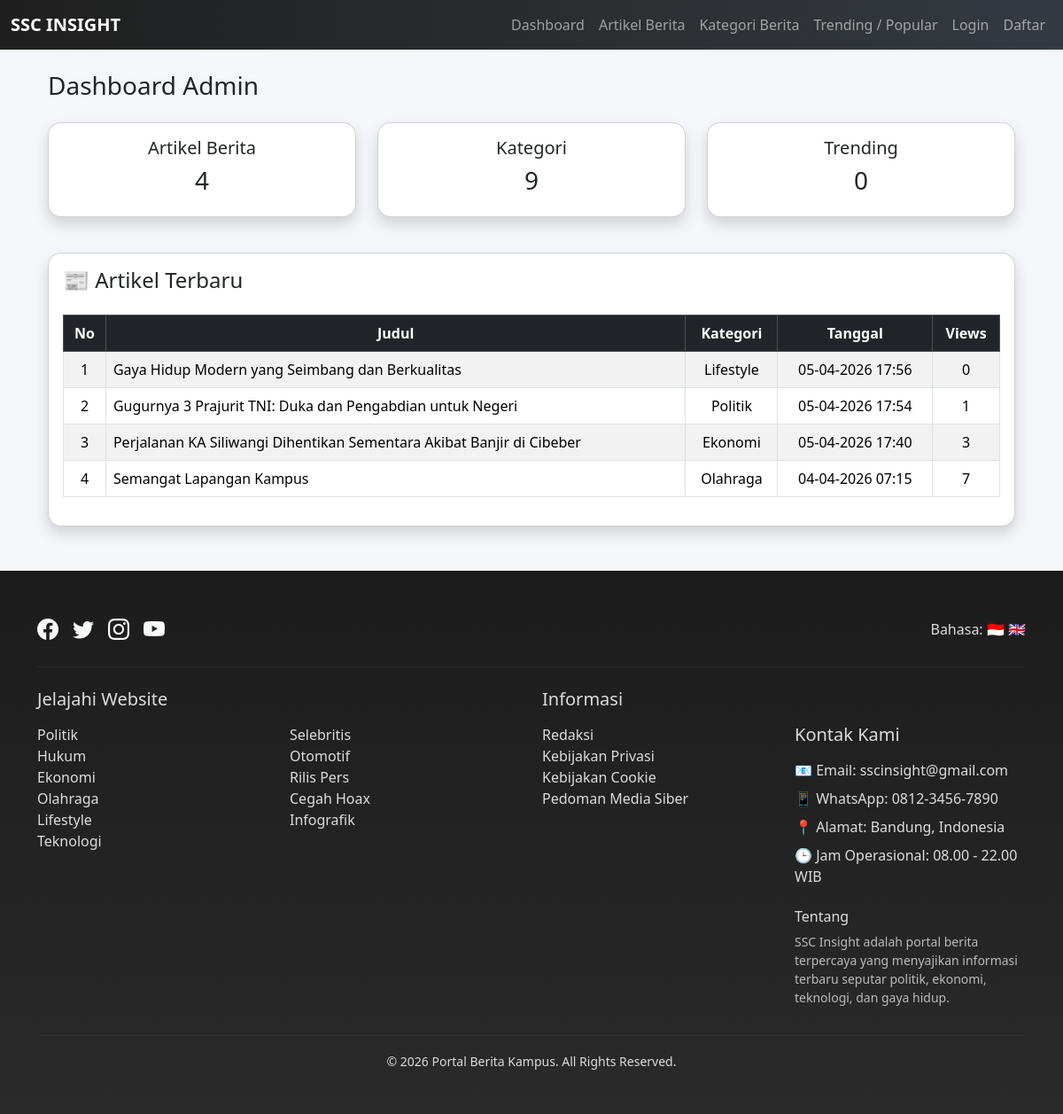
The page /portalberita/admin/dashboard.php on the database its author committed.
### tables this page shows
CREATE TABLE `artikel` (
  `id` int(11) NOT NULL,
  `judul` varchar(255) NOT NULL,
  `isi` text NOT NULL,
  `gambar` varchar(255) DEFAULT NULL,
  `tanggal` timestamp NOT NULL DEFAULT current_timestamp(),
  `kategori_id` int(11) DEFAULT NULL,
  `views` int(11) DEFAULT 0
);

CREATE TABLE `kategori` (
  `id` int(11) NOT NULL,
  `nama_kategori` varchar(100) DEFAULT NULL,
  `created_at` datetime DEFAULT current_timestamp(),
  `updated_at` datetime DEFAULT current_timestamp() ON UPDATE current_timestamp()
);

### portalberita/admin/home.php (the view, shortened to what this page needs)
<div class="container mt-4">
    <h3 class="mb-4">Dashboard Admin</h3>
    <div class="row">
        <div class="col-md-4 mb-3">
            <div class="card card-dashboard shadow text-center">
                <div class="card-body">
                    <h5>Artikel Berita</h5>
                    <h3>
                    </h3>
                </div>
            </div>
        </div>
        <div class="col-md-4 mb-3">
            <div class="card card-dashboard shadow text-center">
                <div class="card-body">
                    <h5>Kategori</h5>
                    <h3>
                    </h3>
                </div>
            </div>
        </div>
        <div class="col-md-4 mb-3">
            <div class="card card-dashboard shadow text-center">
                <div class="card-body">
                    <h5>Trending</h5>
                    <h3>
                    </h3>
                </div>
            </div>
        </div>
    </div>
    <div class="card mt-4 shadow card-dashboard">
        <div class="card-body">
            <h4 class="mb-4">📰 Artikel Terbaru</h4>
            <?php
            include "koneksi.php";
            $data = mysqli_query($conn, "
                SELECT artikel.*, kategori.nama_kategori
                FROM artikel
                LEFT JOIN kategori ON artikel.kategori_id = kategori.id
                ORDER BY tanggal DESC
                LIMIT 5
            ");
            ?>
            <div class="table-responsive">
                <table class="table table-bordered table-striped table-hover">
                    <thead class="table-dark text-center">
                        <tr>
                            <th>No</th>
                            <th>Judul</th>
                            <th>Kategori</th>
                            <th>Tanggal</th>
                            <th>Views</th>
                        </tr>
                    </thead>
                    <tbody>
                    <?php
                    $no = 1;
                    while($row = mysqli_fetch_assoc($data)) {
                    ?>
                        <tr>
                            <td class="text-center"><?= $no++; ?></td>
                            <td><?= $row['judul']; ?></td>
                            <td class="text-center">
                                <?= $row['nama_kategori'] ?? '-' ?>
                            </td>
                            <td class="text-center">
                                <?= date('d-m-Y H:i', strtotime($row['tanggal'])) ?>
                            </td>
                            <td class="text-center">
                                <?= $row['views']; ?>
                            </td>
                        </tr>
                    <?php } ?>
                    </tbody>
                </table>
            </div>
        </div>
    </div>
</div>

### portalberita/admin/dashboard.php (style rules this page uses)
body { background-color: #f5f6fa; }
.card-dashboard { border-radius: 15px; background: #fff; }

### rows shown on the page
artikel: judul "Gaya Hidup Modern yang Seimbang dan Berkualitas", kategori.nama_kategori "Lifestyle", tanggal "05-04-2026 17:56", views "0"
artikel: judul "Gugurnya 3 Prajurit TNI: Duka dan Pengabdian untuk Negeri", kategori.nama_kategori "Politik", tanggal "05-04-2026 17:54", views "1"
artikel: judul "Perjalanan KA Siliwangi Dihentikan Sementara Akibat Banjir di Cibeber", kategori.nama_kategori "Ekonomi", tanggal "05-04-2026 17:40", views "3"
artikel: judul "Semangat Lapangan Kampus", kategori.nama_kategori "Olahraga", tanggal "04-04-2026 07:15", views "7"

### other values the page prints
$data['total'] "4"
$data['total'] "9"
$total "0"
